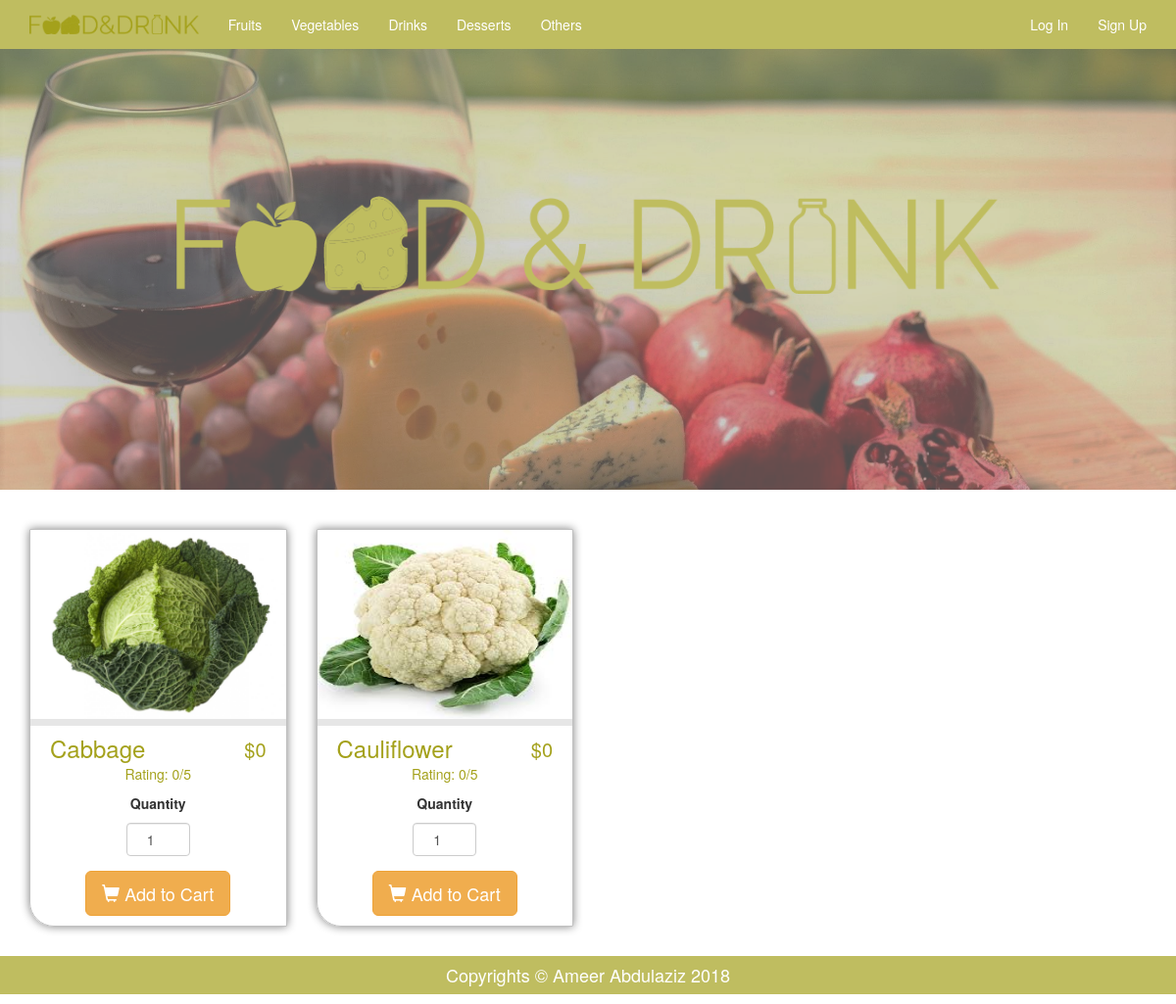
Screenshot of /vegetables.php with the database file from the repository.
### tables this page shows
CREATE TABLE `products` (
  `prod_id` int(11) NOT NULL,
  `prod_title` varchar(255) NOT NULL,
  `prod_description` text NOT NULL,
  `prod_image` varchar(255) NOT NULL,
  `prod_price` double NOT NULL,
  `cat_id` int(11) NOT NULL
);

### init.php (called while the page is built, shortened)
<?php
require_once CLASSES.'Model.php';
require_once MODELS.'category.php';
$category = new Category();

### classes/Model.php (called while the page is built, shortened)
<?php
abstract class Model{
    protected $dbh;
    protected $stmt;
    public function __construct()
    {
        $this->dbh = new PDO('mysql:host=' . HOST . ';dbname=' .DATABASE, USERNAME, PASSWORD);
    }
    public function query($query)
    {
        $this->stmt = $this->dbh->prepare($query);
    }
    public function execute()
    {
        $this->stmt->execute();
    }
    public function resultSet()
    {
        $this->execute();
        return $this->stmt->fetchAll(PDO::FETCH_ASSOC);
    }
}

### models/Category.php (called while the page is built, shortened)
<?php
class Category extends Model {
    public function categoryProducts($catID) {
        $this->query("SELECT products.prod_id, products.prod_title, products.prod_image, products.prod_price, avg(products_ratings.rating) as rating
              FROM products LEFT JOIN products_ratings on products.prod_id = products_ratings.prod_id
              where cat_id = '$catID'
              GROUP BY products.prod_id ");
        return $this->resultSet();
    }
}

### vegetables.php (the view, shortened to what this page needs)
<?php
require_once 'init.php';
include 'views/header.php';
?>
    <div id="header_wrapper">
        <div id="logo-text"></div>
    </div>
    <div class="container" style="margin-top: 30px;">
        <div class="row">
            <?php
            $result = $category->categoryProducts(2);
            foreach ($result as $category): ?>
                <div class="col-md-3">
                    <div class="col-md-12 item no-padding">
                        <div class="top">
                            <img class="img-responsive" src="<?=PRODUCTS.$category['prod_image']?>" alt="<?=$category['prod_title']?>">
                        </div>
                        <div class="bottom">
                            <h3 class="item-title pull-left"><?=$category['prod_title']?></h3>
                            <div class="pull-right price">$<?= $category['prod_price']; ?></div>
                            <div class="clearfix"></div>
                            <div style="color: #a4a11b" class="text-center">Rating: <?=round($category['rating'])?>/5</div>
                            <form method="post" role="form">
                                <div class="form-group text-center">
                                    <label for="quantity">Quantity</label>
                                    <input class="form-control text-center" style="width: 25%; margin: 0 auto;" type="number"
                                           name="quantity" id="quantity" value="1">
                                </div>
                                <div class="text-center">
                                    <button class="btn btn-lg btn-warning" type="submit" name="add"
                                            onclick="return addToCart('<?=isset($_SESSION['cust_id']) ? $_SESSION['cust_id'] : false;?>')">
                                        <span class="glyphicon glyphicon-shopping-cart"></span> Add to Cart
                                    </button>
                                </div>
                            </form>
                        </div>
                    </div>
                </div>
            <?php endforeach; ?>
        </div>
    </div>
<?php include 'views/footer.php'; ?>

### assets/css/style.css (style rules this page uses)
body { margin: 0; padding: 0; }
#header_wrapper { position: relative; overflow: hidden; height: 500px; background: url('../images/header&logo/background-header.jpg') no-repeat fixed top center; opacity: 0.7; background-size: 100% 700px; }
#logo-text { position: absolute; width: 100%; height: 180px; background: url('../images/header&logo/logo1.png') no-repeat center; background-size: 70% 100px; top: 50%; margin-top: -90px; }
.no-padding { padding: 0 0 10px 0; }
.item { border: 1px solid silver; box-shadow: 0 0 10px gray; margin-top: 10px; margin-bottom: 20px; border-radius: 0 0 0 25px; }
.top { height: 200px; background: #a4a11b; }
.top img { width: 100%; height: 100%; border-bottom: 7px solid #e6e6e6; }
.bottom label { font-weight: bold; margin: 10px auto; }
.item-title { color: #a4a11b; margin: 0; padding-top: 10px; padding-left: 20px; }
.price { color: #a4a11b; margin-top: 10px; font-size: 20px; margin-right: 20px; }
.top { position: relative; width: 100%; }

### rows the page displays
products: prod_image (picture), prod_title "Cabbage", prod_price "0", rating "0"
products: prod_image (picture), prod_title "Cauliflower", prod_price "0", rating "0"
